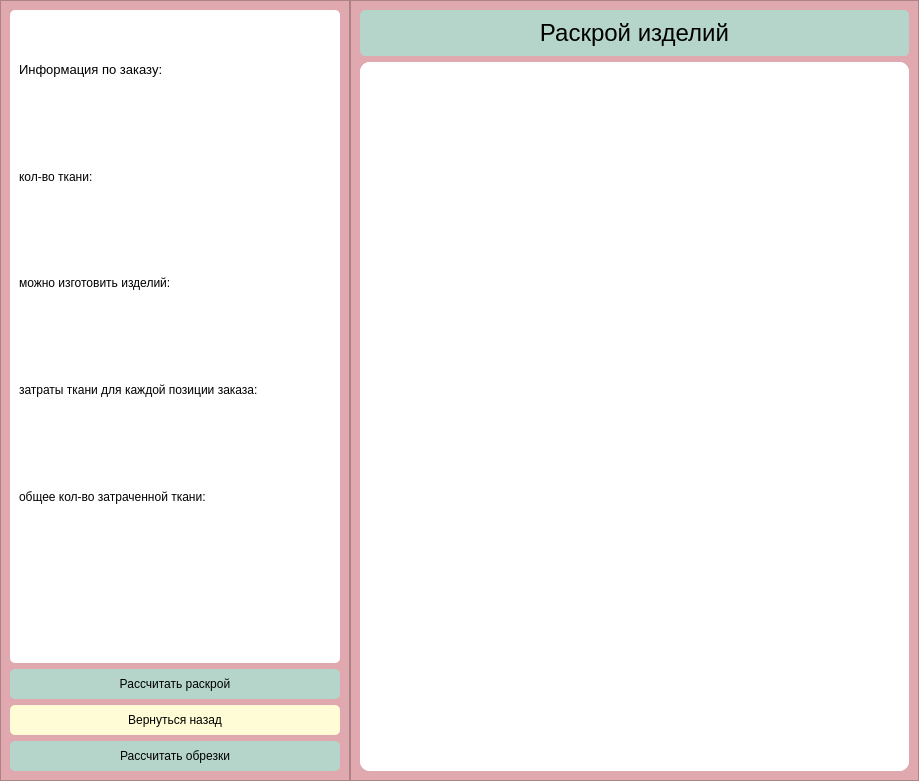
<?xml version="1.0" encoding="UTF-8"?>
<ui version="4.0">
 <class>Form</class>
 <widget class="QWidget" name="Form">
  <property name="geometry">
   <rect>
    <x>0</x>
    <y>0</y>
    <width>919</width>
    <height>781</height>
   </rect>
  </property>
  <property name="windowTitle">
   <string>Form</string>
  </property>
  <property name="styleSheet">
   <string notr="true">color: rgb(0, 0, 0);

</string>
  </property>
  <layout class="QHBoxLayout" name="horizontalLayout">
   <property name="spacing">
    <number>0</number>
   </property>
   <property name="leftMargin">
    <number>0</number>
   </property>
   <property name="topMargin">
    <number>0</number>
   </property>
   <property name="rightMargin">
    <number>0</number>
   </property>
   <property name="bottomMargin">
    <number>0</number>
   </property>
   <item>
    <widget class="QFrame" name="frame_left">
     <property name="minimumSize">
      <size>
       <width>350</width>
       <height>0</height>
      </size>
     </property>
     <property name="styleSheet">
      <string notr="true">background-color: rgb(224, 169, 175);
</string>
     </property>
     <property name="frameShape">
      <enum>QFrame::StyledPanel</enum>
     </property>
     <property name="frameShadow">
      <enum>QFrame::Raised</enum>
     </property>
     <layout class="QVBoxLayout" name="verticalLayout_3">
      <item>
       <layout class="QVBoxLayout" name="verticalLayout_2"/>
      </item>
      <item>
       <widget class="QFrame" name="frame_info">
        <property name="styleSheet">
         <string notr="true">background-color: rgb(255, 255, 255);
border-radius: 5px;</string>
        </property>
        <property name="frameShape">
         <enum>QFrame::StyledPanel</enum>
        </property>
        <property name="frameShadow">
         <enum>QFrame::Raised</enum>
        </property>
        <layout class="QVBoxLayout" name="verticalLayout_4">
         <item>
          <widget class="QLabel" name="label_4">
           <property name="font">
            <font>
             <pointsize>10</pointsize>
            </font>
           </property>
           <property name="text">
            <string>Информация по заказу:</string>
           </property>
          </widget>
         </item>
         <item>
          <widget class="QLabel" name="label_3">
           <property name="text">
            <string>кол-во ткани:</string>
           </property>
          </widget>
         </item>
         <item>
          <widget class="QLabel" name="label_2">
           <property name="text">
            <string>можно изготовить изделий:</string>
           </property>
          </widget>
         </item>
         <item>
          <widget class="QLabel" name="label_5">
           <property name="text">
            <string>затраты ткани для каждой позиции заказа:</string>
           </property>
          </widget>
         </item>
         <item>
          <widget class="QLabel" name="label_6">
           <property name="text">
            <string>общее кол-во затраченной ткани:</string>
           </property>
          </widget>
         </item>
         <item>
          <widget class="QLabel" name="label_7">
           <property name="text">
            <string/>
           </property>
          </widget>
         </item>
        </layout>
       </widget>
      </item>
      <item>
       <widget class="QPushButton" name="pushButton_calculate_rascr">
        <property name="minimumSize">
         <size>
          <width>0</width>
          <height>30</height>
         </size>
        </property>
        <property name="styleSheet">
         <string notr="true">background-color: rgb(181, 213, 202);
border-radius: 5px;</string>
        </property>
        <property name="text">
         <string>Рассчитать раскрой</string>
        </property>
       </widget>
      </item>
      <item>
       <widget class="QPushButton" name="pushButton_back">
        <property name="minimumSize">
         <size>
          <width>0</width>
          <height>30</height>
         </size>
        </property>
        <property name="styleSheet">
         <string notr="true">background-color: rgb(255, 252, 214);
border-radius: 5px;</string>
        </property>
        <property name="text">
         <string>Вернуться назад</string>
        </property>
       </widget>
      </item>
      <item>
       <widget class="QPushButton" name="pushButton_calculate_scraps">
        <property name="minimumSize">
         <size>
          <width>0</width>
          <height>30</height>
         </size>
        </property>
        <property name="styleSheet">
         <string notr="true">background-color: rgb(181, 213, 202);
border-radius: 5px;</string>
        </property>
        <property name="text">
         <string>Рассчитать обрезки</string>
        </property>
       </widget>
      </item>
     </layout>
    </widget>
   </item>
   <item>
    <widget class="QFrame" name="frame_right">
     <property name="styleSheet">
      <string notr="true">background-color: rgb(224, 169, 175);
</string>
     </property>
     <property name="frameShape">
      <enum>QFrame::StyledPanel</enum>
     </property>
     <property name="frameShadow">
      <enum>QFrame::Raised</enum>
     </property>
     <layout class="QVBoxLayout" name="verticalLayout">
      <item>
       <widget class="QFrame" name="frame_label_rascr">
        <property name="styleSheet">
         <string notr="true">background-color: rgb(181, 213, 202);
border-radius: 5px;</string>
        </property>
        <property name="frameShape">
         <enum>QFrame::StyledPanel</enum>
        </property>
        <property name="frameShadow">
         <enum>QFrame::Raised</enum>
        </property>
        <layout class="QHBoxLayout" name="horizontalLayout_2">
         <item>
          <widget class="QLabel" name="label_rascr">
           <property name="font">
            <font>
             <pointsize>18</pointsize>
            </font>
           </property>
           <property name="text">
            <string>Раскрой изделий</string>
           </property>
           <property name="scaledContents">
            <bool>false</bool>
           </property>
           <property name="alignment">
            <set>Qt::AlignCenter</set>
           </property>
           <property name="wordWrap">
            <bool>false</bool>
           </property>
          </widget>
         </item>
        </layout>
       </widget>
      </item>
      <item>
       <widget class="QScrollArea" name="scrollArea">
        <property name="styleSheet">
         <string notr="true">background-color: rgb(255, 255, 255);
border-radius: 10px;</string>
        </property>
        <property name="widgetResizable">
         <bool>true</bool>
        </property>
        <widget class="QWidget" name="scrollAreaWidgetContents_2">
         <property name="geometry">
          <rect>
           <x>0</x>
           <y>0</y>
           <width>549</width>
           <height>708</height>
          </rect>
         </property>
        </widget>
       </widget>
      </item>
     </layout>
    </widget>
   </item>
  </layout>
 </widget>
 <resources/>
 <connections/>
</ui>
